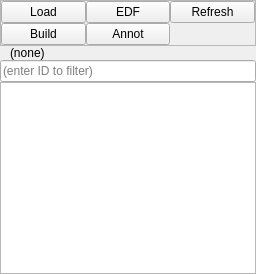
  <widget class="QDockWidget" name="dock_slist">
   <property name="windowTitle">
    <string>(1) Project sample list</string>
   </property>
   <attribute name="dockWidgetArea">
    <number>1</number>
   </attribute>
   <widget class="QWidget" name="dockWidgetContents_2">
    <layout class="QVBoxLayout" name="verticalLayout_10">
     <property name="spacing">
      <number>0</number>
     </property>
     <property name="leftMargin">
      <number>0</number>
     </property>
     <property name="topMargin">
      <number>0</number>
     </property>
     <property name="rightMargin">
      <number>0</number>
     </property>
     <property name="bottomMargin">
      <number>0</number>
     </property>
     <item>
      <widget class="QFrame" name="frame">
       <property name="frameShape">
        <enum>QFrame::Shape::StyledPanel</enum>
       </property>
       <property name="frameShadow">
        <enum>QFrame::Shadow::Raised</enum>
       </property>
       <layout class="QGridLayout" name="gridLayout_5">
        <property name="leftMargin">
         <number>0</number>
        </property>
        <property name="topMargin">
         <number>0</number>
        </property>
        <property name="rightMargin">
         <number>0</number>
        </property>
        <property name="bottomMargin">
         <number>0</number>
        </property>
        <property name="spacing">
         <number>0</number>
        </property>
        <item row="0" column="0">
         <widget class="QPushButton" name="butt_load_slist">
          <property name="text">
           <string>Load</string>
          </property>
         </widget>
        </item>
        <item row="0" column="4">
         <widget class="QPushButton" name="butt_refresh">
          <property name="text">
           <string>Refresh</string>
          </property>
         </widget>
        </item>
        <item row="0" column="2">
         <widget class="QPushButton" name="butt_load_edf">
          <property name="text">
           <string>EDF</string>
          </property>
         </widget>
        </item>
        <item row="1" column="0">
         <widget class="QPushButton" name="butt_build_slist">
          <property name="text">
           <string>Build</string>
          </property>
         </widget>
        </item>
        <item row="1" column="2">
         <widget class="QPushButton" name="butt_load_annot">
          <property name="text">
           <string>Annot</string>
          </property>
         </widget>
        </item>
       </layout>
      </widget>
     </item>
     <item>
      <widget class="QLabel" name="lbl_slist">
       <property name="text">
        <string>(none)</string>
       </property>
       <property name="margin">
        <number>0</number>
       </property>
       <property name="indent">
        <number>10</number>
       </property>
      </widget>
     </item>
     <item>
      <widget class="QLineEdit" name="flt_slist">
       <property name="placeholderText">
        <string>(enter ID to filter)</string>
       </property>
      </widget>
     </item>
     <item>
      <widget class="QTableView" name="tbl_slist">
       <property name="alternatingRowColors">
        <bool>true</bool>
       </property>
      </widget>
     </item>
    </layout>
   </widget>
  </widget>
